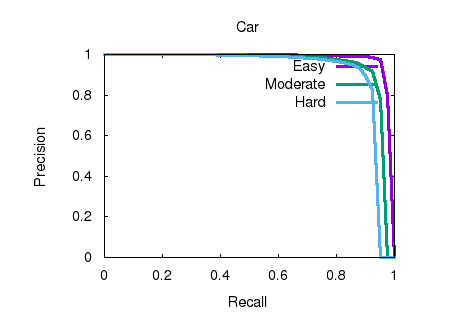

Source code (gnuplot):
set term postscript eps enhanced color font "Helvetica" 20
set output "car_detection_AP.eps"
set size ratio 0.7
set xrange [0:1]
set yrange [0:1]
set xlabel "Recall"
set ylabel "Precision"
set title "Car"
plot "car_detection_AP.txt" using 1:2 title 'Easy' with lines ls 1 lw 5,"car_detection_AP.txt" using 1:3 title 'Moderate' with lines ls 2 lw 5,"car_detection_AP.txt" using 1:4 title 'Hard' with lines ls 3 lw 5